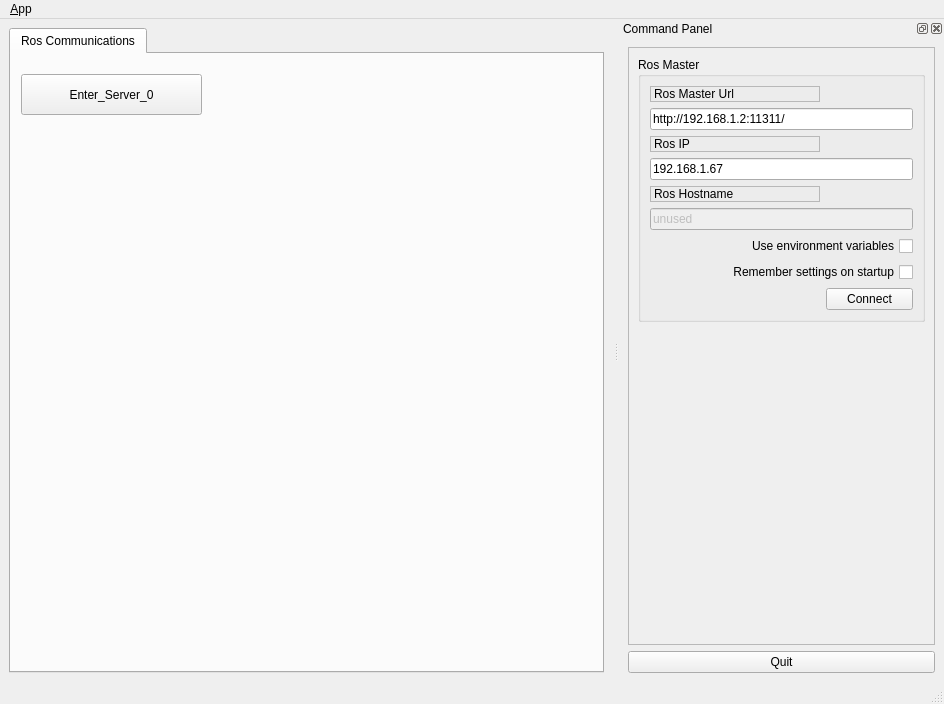
<?xml version="1.0" encoding="UTF-8"?>
<ui version="4.0">
 <class>MainWindowDesign</class>
 <widget class="QMainWindow" name="MainWindowDesign">
  <property name="geometry">
   <rect>
    <x>0</x>
    <y>0</y>
    <width>944</width>
    <height>704</height>
   </rect>
  </property>
  <property name="windowTitle">
   <string>QRosApp</string>
  </property>
  <property name="windowIcon">
   <iconset resource="../resources/images.qrc">
    <normaloff>:/images/icon.png</normaloff>:/images/icon.png</iconset>
  </property>
  <property name="locale">
   <locale language="English" country="Australia"/>
  </property>
  <widget class="QWidget" name="centralwidget">
   <layout class="QHBoxLayout">
    <item>
     <widget class="QTabWidget" name="tab_manager">
      <property name="minimumSize">
       <size>
        <width>100</width>
        <height>0</height>
       </size>
      </property>
      <property name="locale">
       <locale language="English" country="Australia"/>
      </property>
      <property name="currentIndex">
       <number>0</number>
      </property>
      <widget class="QWidget" name="tab_status">
       <attribute name="title">
        <string>Ros Communications</string>
       </attribute>
       <widget class="QPushButton" name="enter_server_0_pushButton">
        <property name="geometry">
         <rect>
          <x>10</x>
          <y>20</y>
          <width>181</width>
          <height>41</height>
         </rect>
        </property>
        <property name="text">
         <string>Enter_Server_0</string>
        </property>
       </widget>
      </widget>
     </widget>
    </item>
   </layout>
  </widget>
  <widget class="QMenuBar" name="menubar">
   <property name="geometry">
    <rect>
     <x>0</x>
     <y>0</y>
     <width>944</width>
     <height>19</height>
    </rect>
   </property>
   <widget class="QMenu" name="menu_File">
    <property name="title">
     <string>&amp;App</string>
    </property>
    <addaction name="action_Preferences"/>
    <addaction name="separator"/>
    <addaction name="actionAbout"/>
    <addaction name="actionAbout_Qt"/>
    <addaction name="separator"/>
    <addaction name="action_Quit"/>
   </widget>
   <addaction name="menu_File"/>
  </widget>
  <widget class="QStatusBar" name="statusbar"/>
  <widget class="QDockWidget" name="dock_status">
   <property name="sizePolicy">
    <sizepolicy hsizetype="Minimum" vsizetype="Preferred">
     <horstretch>0</horstretch>
     <verstretch>0</verstretch>
    </sizepolicy>
   </property>
   <property name="minimumSize">
    <size>
     <width>325</width>
     <height>368</height>
    </size>
   </property>
   <property name="allowedAreas">
    <set>Qt::RightDockWidgetArea</set>
   </property>
   <property name="windowTitle">
    <string>Command Panel</string>
   </property>
   <attribute name="dockWidgetArea">
    <number>2</number>
   </attribute>
   <widget class="QWidget" name="dockWidgetContents_2">
    <layout class="QVBoxLayout" name="verticalLayout">
     <item>
      <widget class="QFrame" name="frame">
       <property name="sizePolicy">
        <sizepolicy hsizetype="Minimum" vsizetype="Preferred">
         <horstretch>0</horstretch>
         <verstretch>0</verstretch>
        </sizepolicy>
       </property>
       <property name="frameShape">
        <enum>QFrame::StyledPanel</enum>
       </property>
       <property name="frameShadow">
        <enum>QFrame::Raised</enum>
       </property>
       <layout class="QVBoxLayout" name="verticalLayout_3">
        <item>
         <widget class="QGroupBox" name="groupBox">
          <property name="title">
           <string>Ros Master</string>
          </property>
          <layout class="QGridLayout" name="gridLayout">
           <item row="0" column="0">
            <widget class="QLabel" name="label">
             <property name="frameShape">
              <enum>QFrame::StyledPanel</enum>
             </property>
             <property name="frameShadow">
              <enum>QFrame::Raised</enum>
             </property>
             <property name="text">
              <string>Ros Master Url</string>
             </property>
            </widget>
           </item>
           <item row="1" column="0" colspan="2">
            <widget class="QLineEdit" name="line_edit_master">
             <property name="text">
              <string>http://192.168.1.2:11311/</string>
             </property>
            </widget>
           </item>
           <item row="2" column="0">
            <widget class="QLabel" name="label_2">
             <property name="frameShape">
              <enum>QFrame::StyledPanel</enum>
             </property>
             <property name="frameShadow">
              <enum>QFrame::Raised</enum>
             </property>
             <property name="text">
              <string>Ros IP</string>
             </property>
            </widget>
           </item>
           <item row="3" column="0" colspan="2">
            <widget class="QLineEdit" name="line_edit_host">
             <property name="text">
              <string>192.168.1.67</string>
             </property>
            </widget>
           </item>
           <item row="4" column="0">
            <widget class="QLabel" name="label_3">
             <property name="frameShape">
              <enum>QFrame::StyledPanel</enum>
             </property>
             <property name="frameShadow">
              <enum>QFrame::Raised</enum>
             </property>
             <property name="text">
              <string>Ros Hostname</string>
             </property>
            </widget>
           </item>
           <item row="5" column="0" colspan="2">
            <widget class="QLineEdit" name="line_edit_topic">
             <property name="enabled">
              <bool>false</bool>
             </property>
             <property name="text">
              <string>unused</string>
             </property>
            </widget>
           </item>
           <item row="6" column="0" colspan="2">
            <widget class="QCheckBox" name="checkbox_use_environment">
             <property name="layoutDirection">
              <enum>Qt::RightToLeft</enum>
             </property>
             <property name="text">
              <string>Use environment variables</string>
             </property>
            </widget>
           </item>
           <item row="7" column="0" colspan="2">
            <widget class="QCheckBox" name="checkbox_remember_settings">
             <property name="layoutDirection">
              <enum>Qt::RightToLeft</enum>
             </property>
             <property name="text">
              <string>Remember settings on startup</string>
             </property>
            </widget>
           </item>
           <item row="8" column="0">
            <spacer name="horizontalSpacer">
             <property name="orientation">
              <enum>Qt::Horizontal</enum>
             </property>
             <property name="sizeHint" stdset="0">
              <size>
               <width>170</width>
               <height>21</height>
              </size>
             </property>
            </spacer>
           </item>
           <item row="8" column="1">
            <widget class="QPushButton" name="button_connect">
             <property name="enabled">
              <bool>true</bool>
             </property>
             <property name="sizePolicy">
              <sizepolicy hsizetype="MinimumExpanding" vsizetype="Fixed">
               <horstretch>0</horstretch>
               <verstretch>0</verstretch>
              </sizepolicy>
             </property>
             <property name="toolTip">
              <string>Set the target to the current joint trajectory state.</string>
             </property>
             <property name="statusTip">
              <string>Clear all waypoints and set the target to the current joint trajectory state.</string>
             </property>
             <property name="text">
              <string>Connect</string>
             </property>
            </widget>
           </item>
          </layout>
         </widget>
        </item>
        <item>
         <spacer name="verticalSpacer_3">
          <property name="orientation">
           <enum>Qt::Vertical</enum>
          </property>
          <property name="sizeHint" stdset="0">
           <size>
            <width>20</width>
            <height>233</height>
           </size>
          </property>
         </spacer>
        </item>
       </layout>
      </widget>
     </item>
     <item>
      <widget class="QPushButton" name="quit_button">
       <property name="sizePolicy">
        <sizepolicy hsizetype="MinimumExpanding" vsizetype="Fixed">
         <horstretch>0</horstretch>
         <verstretch>0</verstretch>
        </sizepolicy>
       </property>
       <property name="text">
        <string>Quit</string>
       </property>
      </widget>
     </item>
    </layout>
   </widget>
  </widget>
  <action name="action_Quit">
   <property name="text">
    <string>&amp;Quit</string>
   </property>
   <property name="shortcut">
    <string>Ctrl+Q</string>
   </property>
   <property name="shortcutContext">
    <enum>Qt::ApplicationShortcut</enum>
   </property>
  </action>
  <action name="action_Preferences">
   <property name="text">
    <string>&amp;Preferences</string>
   </property>
  </action>
  <action name="actionAbout">
   <property name="text">
    <string>&amp;About</string>
   </property>
  </action>
  <action name="actionAbout_Qt">
   <property name="text">
    <string>About &amp;Qt</string>
   </property>
  </action>
 </widget>
 <resources>
  <include location="../resources/images.qrc"/>
 </resources>
 <connections>
  <connection>
   <sender>action_Quit</sender>
   <signal>triggered()</signal>
   <receiver>MainWindowDesign</receiver>
   <slot>close()</slot>
   <hints>
    <hint type="sourcelabel">
     <x>-1</x>
     <y>-1</y>
    </hint>
    <hint type="destinationlabel">
     <x>399</x>
     <y>299</y>
    </hint>
   </hints>
  </connection>
  <connection>
   <sender>quit_button</sender>
   <signal>clicked()</signal>
   <receiver>MainWindowDesign</receiver>
   <slot>close()</slot>
   <hints>
    <hint type="sourcelabel">
     <x>859</x>
     <y>552</y>
    </hint>
    <hint type="destinationlabel">
     <x>469</x>
     <y>299</y>
    </hint>
   </hints>
  </connection>
 </connections>
</ui>
